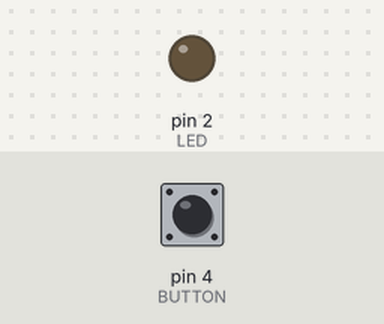
The sketch below on a simulated Arduino Uno, built with avr-gcc and run on an emulated ATmega328P. On the bench: output pins drawn as LEDs (lit = HIGH). The inputs (shaded band) are chosen by the test bench; at power-on: pin 4 (BUTTON) HIGH.

Above: at 1.2 s.
1.3 s: pin 4 (BUTTON) pulled LOW for 0.15 s
At 1.37 s:
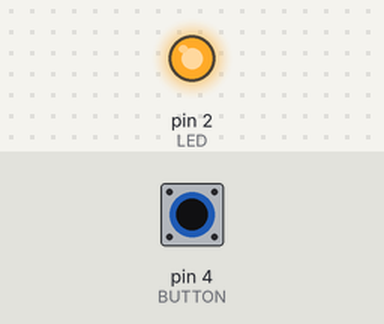
2.9 s: pin 4 (BUTTON) pulled LOW for 3.2 s
At 6.4 s:
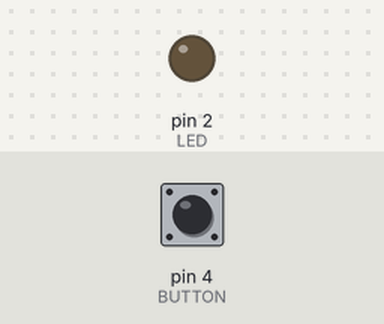
Timing chart, 0 to 7.9 s (numbered marks = the images above; inputs shaded):
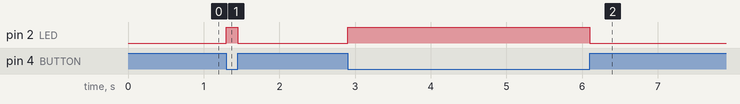

The sketch:

swith_led.ino
```cpp
// 스위치를 입력으로 받아서 LED 켜기

#define BUTTON 4
#define LED 2

void setup() {
  Serial.begin(9600);
  // 4번핀을 입력 핀으로 설정 - 이곳을 스위치와 연결
  pinMode(BUTTON, INPUT_PULLUP);
  /*
    풀업 입력으로 설정한 이유 :
    아두이노 칩 내부의 풀업 저항으로 인해
    발생하는 애매한 상태인 플로팅 상태를 없애서
    0과 1을 정확히 알기 위함
  */
  pinMode(LED, OUTPUT);
}

void loop() {
  // 스위치로부터 오는 데이터 read - 스위치가 ON 일때 0 전송, OFF 일때 1 전송
  // 스위치가 GND와 연결되어있으므로 누르면 0이 된다.
  int buttonValue = digitalRead(BUTTON);
  // 눌렀을 때 LED 켜기
  if (buttonValue == 0){
    digitalWrite(LED, HIGH);
  }
  else{ // 그렇지 않으면 소등
    digitalWrite(LED, LOW);
  }
}
```

Measured:
- after the input at 1.3 s, pin 2 (LED): LOW → HIGH at once, → LOW 0.15 s later
- after the input at 2.9 s, pin 2 (LED): LOW → HIGH at once, → LOW 3.2 s later
